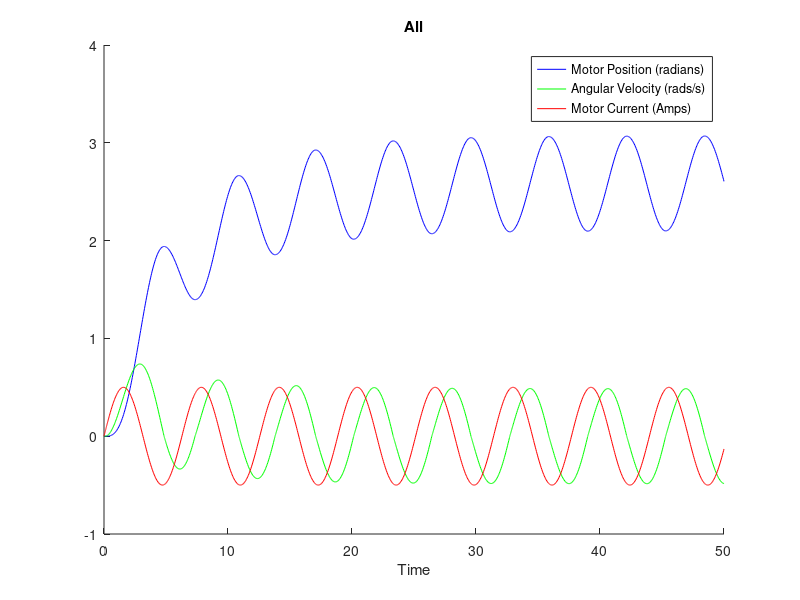
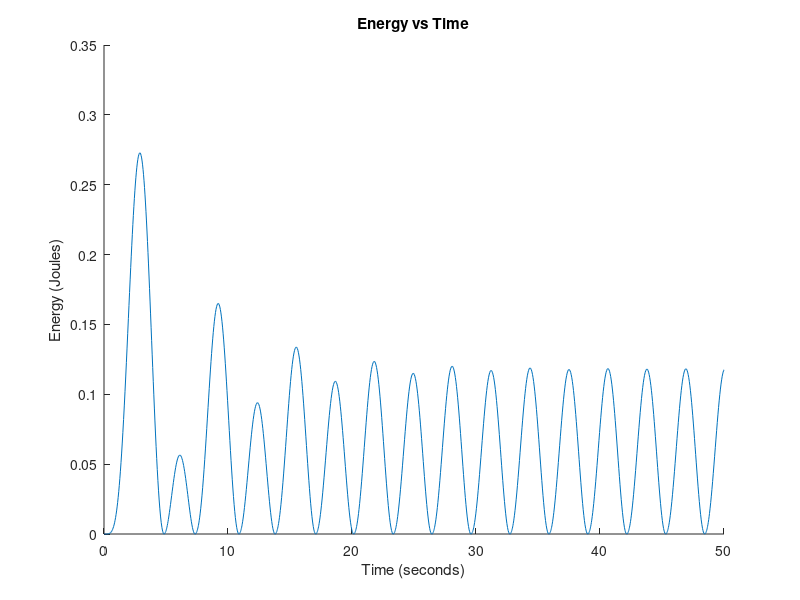

Recreate these plots in MATLAB, in order.
function [] = basicModel()
% systme simulation, simulates the motor
% J*thetadotdot = sum(Forces) = torque - B * thetadot

global J B Kt Im Fk Fs

% note that these values are made up
J = 1; % moment of inertia of the rotor, constant
B = 0.1; % viscous damping 
Fk = 0.05; % torque exerted by coulombic friction, kinetic friction
Fs = 0.07; % torque exerted by static friction
Kt = 1;
Im = 0.5; % constant motor voltage

%%%%%%%%%%%%%%%%%%%%%%%%%%%
% Other Controls

global CoulombicFrictionON
CoulombicFrictionON = 1;

ViscousDampingON = 1;
if (ViscousDampingON == 0)
    B = 0;
end
%%%%%%%%%%%%%%%%%%%%%%%%%%%%

% let the state of the system 

options = odeset('RelTol', 1e-8, 'AbsTol', 1e-8);

xstart = [0; 0]; % initial angle, initial angular velocity
tend = 50;

[T, X] = ode45(@motorEQMotion, [0, tend], xstart, options);

I = motorTorque(motorCurrent(T));

Energy = 0.5 * J * X(:,2).^2;

%%%%%%%%%%%%%%%%%%%%%%
% plot stuff
% figure;
% hold on;
% plot(T,X(:,1),'b')
% xlabel('Time (seconds)')
% ylabel('Angle (Radians)')
% title('Motor Angle vs Time')
% hold off;
% 
% figure
% hold on
% plot(T,X(:,2),'g')
% xlabel('Time (seconds)')
% ylabel('Angular Velocity (rads/s)')
% title('Motor Angular Velocity vs Time')
% hold off
% 
% figure 
% hold on;
% plot(T,I,'r')
% xlabel('Time (seconds)')
% ylabel('Motor Current (Amps)')
% title('Motor Current vs Time')
% hold off

figure
hold on;
plot(T,X(:,1),'b')
plot(T,X(:,2),'g')
plot(T,I,'r')
xlabel('Time')
legend('Motor Position (radians)','Angular Velocity (rads/s)','Motor Current (Amps)')
title('All')
hold off

figure
hold on;
plot(T,Energy)
xlabel('Time (seconds)')
ylabel('Energy (Joules)')
title('Energy vs Time')
hold off

end

function [xdot] = motorEQMotion(t, x)
% let the state be x = [theta; thetadot]
% then this function returns xdot = [thetadot; thetadotdot]

global J B 
theta = x(1); thetadot = x(2);

T = motorTorque(motorCurrent(t));

thetadotdot = T / J - B * thetadot / J + coulombicFriction(T, thetadot);

xdot = [thetadot; thetadotdot];

end

function [current] = motorCurrent(t)
global Im
current = Im * sin(t);
end

function [torque] = motorTorque(Im)
% takes in motor current, Im
global Kt
torque = Kt * Im;
end

function [torque] = coulombicFriction(motorTorque, thetadot)
% coulombic friction cannont exceed the magnitude of motor torque and
% opposes attempted motion
global Fk Fs CoulombicFrictionON

if (CoulombicFrictionON == 0)
    torque = 0;
else
    if (abs(thetadot) < 1e-6) % if not moving, friction opposes attempted motion
        if abs(motorTorque) < Fs
            FF = abs(motorTorque); % and doesn't exceed the magnitude of the applied torque
        else
            FF = Fs;
        end
        torque = - FF * sign(motorTorque);
        
    else % if we are moving oppose the actual motion with kinetic friciton
        torque = - Fk * sign(thetadot);
    end
end

end
